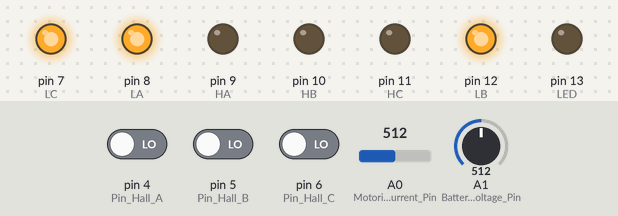
A sketch run on a simulated Arduino Uno, built with avr-gcc and run on an emulated ATmega328P. Parts: output pins drawn as LEDs (lit = HIGH). The test bench sets the inputs (shaded band); at power-on: pin 4 (Pin_Hall_A) LOW, pin 6 (Pin_Hall_C) LOW, pin 5 (Pin_Hall_B) LOW, A0 (Motorization_Current_Pin) = 512, A1 (Battery_Voltage_Pin) = 512. What the sketch prints to the serial monitor is not drawn.

Above: at 1.2 s.
1.3 s: pin 4 (Pin_Hall_A) driven HIGH
At 1.8 s:
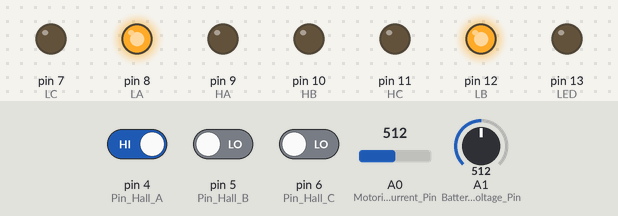
2.8 s: pin 6 (Pin_Hall_C) driven HIGH
At 4.1 s:
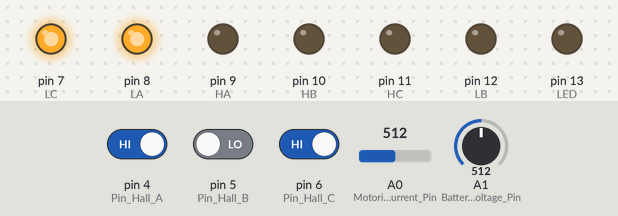
7.6 s: pin 5 (Pin_Hall_B) driven HIGH
At 7.9 s:
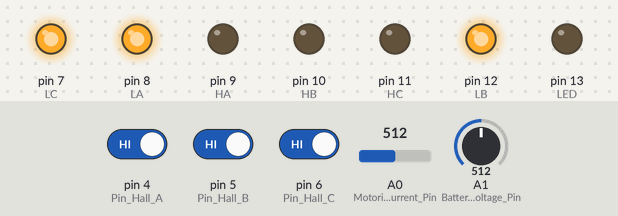
9.4 s: pin 4 (Pin_Hall_A) driven LOW
At 9.7 s:
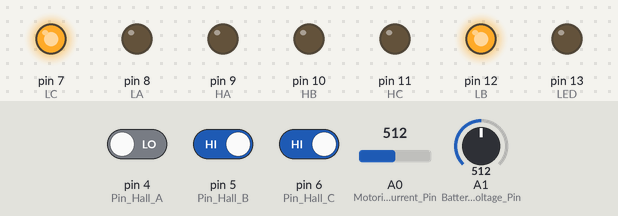
Timing chart, 0 to 11.9 s (numbered marks = the images above; inputs shaded):
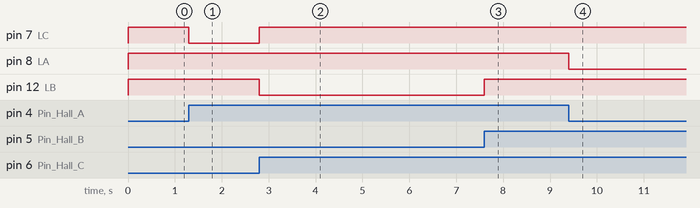

The sketch:

EBIKE.ino
```cpp
/*
  Blink
  Turns on an LED on for one second, then off for one second, repeatedly.

  Most Arduinos have an on-board LED you can control. On the UNO, MEGA and ZERO
  it is attached to digital pin 13, on MKR1000 on pin 6. LED_BUILTIN is set to
  the correct LED pin independent of which board is used.
*/
#include <SoftwareSerial.h>
#include "TimerOne.h"

int Message_Length=6; //length in bytes of the received messages

int LED = 13;
int Pin_Hall_A = 4;
int Pin_Hall_B = 5;
int Pin_Hall_C = 6;

int HA = 9;
int HB = 10;
int HC = 11;
int LA = 8;
int LB = 12;
int LC = 7;

int bluetoothTx = 2;  // TX-O pin of bluetooth mate, (greenwire)
int bluetoothRx = 3;  // RX-I pin of bluetooth mate, (bluewire)
SoftwareSerial bluetooth(bluetoothTx, bluetoothRx);
int PWM_From_BT = 0;

long Time_Tic = 0;
long Distance_Tic = 0;
int Last_Hall_A = 0;

float Raw_Distance = 0;
float Raw_Time = 0;
float Raw_Speed1 = 0;
float Raw_Speed2 = 0;
float Raw_Speed3 = 0;
float Raw_Speed4 = 0;
float Raw_Speed5 = 0;
float Raw_Speed6 = 0;
float Raw_Speed7 = 0;
float Raw_Speed8 = 0;
float Raw_Speed9 = 0;
float Raw_Speed10 = 0;

float Distance_Per_Tic=0.033/4.236;  //  m/distance_Tic
float Time_Per_Tic=0.000128;   //  second/time_Tic

float Distance = 0;
int Motorization_Current_Pin = A0;
int Battery_Voltage_Pin = A1;

int Motorization_Current_cmd = 0;
int mode_cmd=3;
int pwm_cmd=0;
int action_cmd=0;
int PWM_Motor;
int Inv_PWM_Motor;

int Position = 0; // Motor position state
int Last_Position = 0;
float Reg_Integrator=0;
long delay_1=0;


// the setup function runs once when you press reset or power the board
void setup() {
  // initialize digital pin LED_BUILTIN as an output.
  pinMode(LED, OUTPUT);
  pinMode(HA, OUTPUT);
  pinMode(HB, OUTPUT);
  pinMode(HC, OUTPUT);
  pinMode(LA, OUTPUT);
  pinMode(LB, OUTPUT);
  pinMode(LC, OUTPUT);
  Open_All_Gates();

  //Timer1.initialize(250);
  //Timer1.attachInterrupt(Update_Switch);

  TCCR0A = 0;     //setting timer0 for interrupts every 128us to update switch of MOSFET
  TIMSK0 = 2;
  OCR0A = 255;
  TCCR0B = 2;

  TCCR1A = 241;   //setting timer1 for pwm's
  OCR1A = 255;
  OCR1B = 255;
  TCCR1B = 9;

  TCCR2A = 243;   //setting timer2 for pwm
  OCR2A = 255;
  TCCR2B = 1;


  sei();

  Serial.begin(38400);

  bluetooth.begin(115200);  // The Bluetooth Mate defaults to 115200bps
  bluetooth.print("$");  // Print three times individually
  bluetooth.print("$");
  bluetooth.print("$");  // Enter command mode
  delay(100);  // Short delay, wait for the Mate to send back CMD
  bluetooth.println("U,9600,N");  // Temporarily Change the baudrate to 9600, no parity
  // 115200 can be too fast at times for NewSoftSerial to relay the data reliably
  bluetooth.begin(9600);  // Start bluetooth serial at 38400

}

ISR(TIMER0_COMPA_vect)
{
  Update_Switch();
}

// the loop function runs over and over again forever
void loop() {

  Raw_Distance=Distance_Tic;
  Distance_Tic=0;
  Raw_Time=Time_Tic;
  Time_Tic=0;
  Raw_Distance=Raw_Distance * Distance_Per_Tic;
  Raw_Time=Raw_Time * Time_Per_Tic;

  Raw_Speed1=Raw_Speed2;
  Raw_Speed2=Raw_Speed3;
  Raw_Speed3=Raw_Speed4;
  Raw_Speed4=Raw_Speed5;
  Raw_Speed5=Raw_Speed6;
  Raw_Speed6=Raw_Speed7;
  Raw_Speed7=Raw_Speed8;
  Raw_Speed8=Raw_Speed9;
  Raw_Speed9=Raw_Speed10;
  Raw_Speed10=Raw_Distance/Raw_Time;    //     [m/s]

  Distance = Distance + Raw_Distance;
  float Speed = ( Raw_Speed6 + Raw_Speed7 +  Raw_Speed8 +  Raw_Speed9 +  Raw_Speed10)/(5);
  float Acc= ((Raw_Speed10 + Raw_Speed9 + Raw_Speed8 + Raw_Speed7 + Raw_Speed6 )/5 - (Raw_Speed5 + Raw_Speed4 + Raw_Speed3 + Raw_Speed2 + Raw_Speed1 )/5)/(5*Raw_Time);

  float Motorization_Current=float(analogRead(Motorization_Current_Pin))*0.7*5/1024;
  float Battery_Voltage=float(analogRead(Battery_Voltage_Pin))*10*5/1024;

  Control_Loop(Motorization_Current); //generate PWM_Motor
  Inv_PWM_Motor=255-PWM_Motor;
  Actuation();

  Communication(Distance,Speed,Acc,Battery_Voltage,Motorization_Current);

  action_management();

  while (delay_1<390)               // wait for a 50 milli-second
  {digitalWrite(5,LOW);}

  delay_1=0;
  //delay(50);
}

void Update_Switch() {

  delay_1=delay_1+1;

  Position = Position_State();
  if (Position!=Last_Position)
  {Actuation();}
  Last_Position=Position;
}

int Position_State(){

  int New_Hall_A=digitalRead(Pin_Hall_A);

  if (Last_Hall_A != New_Hall_A)          //update of distance and time Tic
  {Distance_Tic = Distance_Tic+1;
   Last_Hall_A = New_Hall_A;
  }
  Time_Tic=Time_Tic+1;


  int D = 4*New_Hall_A+2*digitalRead(Pin_Hall_B)+digitalRead(Pin_Hall_C);

  if (D==1)
   {return 2;}
  if (D==2)
   {return 4;}
  if (D==3)
   {return 3;}
  if (D==4)
   {return 6;}
  if (D==5)
   {return 1;}
  if (D==6)
   {return 5;}
  if (D==0 || D==7)
   {return 0;}

}

void Actuation() {

  //Open_All_Gates();

  if (Position == 4)
  {
   if (Last_Position != 5 and Last_Position != 4)
   {Open_All_Gates();
    OCR1B=Inv_PWM_Motor; //HB ON
    TCNT1=0;
   }
   digitalWrite(LA,LOW);  //LA ON
   digitalWrite(LC,HIGH); //LC OFF
  }
  if (Position == 5)
  {
   if (Last_Position != 6 and Last_Position != 5)
   {Open_All_Gates();
    digitalWrite(LC,LOW);  //LC ON
   }

   OCR1B=Inv_PWM_Motor;  //HB ON
   TCNT1=0;
   OCR1A=255;  //HA OFF
   TCNT1=0;
  }
  if (Position == 6)
  {
   if (Last_Position != 1 and Last_Position != 6)
   {Open_All_Gates();
    OCR1A=Inv_PWM_Motor; //HA ON
    TCNT1=0;
   }

   digitalWrite(LC,LOW);  //LC ON
   digitalWrite(LB,HIGH); // LB OFF
  }
  if (Position == 1)
  {
   if (Last_Position != 2 and Last_Position != 1)
   {Open_All_Gates();
    digitalWrite(LB,LOW);  //LB ON
   }

    OCR1A=Inv_PWM_Motor; //HA ON
    TCNT1=0;
    OCR2A=255; //HC OFF
    TCNT2=0;
  }
  if (Position == 2)
  {
   if (Last_Position != 3 and Last_Position != 2)
   {Open_All_Gates();
    OCR2A=Inv_PWM_Motor; //HC ON
    TCNT2=0;
   }

   digitalWrite(LB,LOW); // LB ON
   digitalWrite(LA,HIGH);// LA OFF
  }
  if (Position == 3)
  {
   if (Last_Position != 4 and Last_Position != 3)
   {Open_All_Gates();
    digitalWrite(LA,LOW);// LA ON
   }

   OCR2A=Inv_PWM_Motor; //HC ON
   TCNT2=0;
   OCR1B=255; //HB OFF
   TCNT1=0;
  }

   if (Position == 0)
  {
   Open_All_Gates();
  }

}

void  Open_All_Gates() {
  OCR1A=255; //HA OFF
  OCR1B=255; //HB OFF
  TCNT1=0;
  OCR2A=255; //HC OFF
  TCNT2=0;
  digitalWrite(LA, HIGH); //LA OFF
  digitalWrite(LB, HIGH); //LB OFF
  digitalWrite(LC, HIGH); //LC OFF
}

void Control_Loop(float Motorization_Current) {

if (mode_cmd==1)
{
  PWM_Motor=pwm_cmd;
}

if (mode_cmd==2)
{
float Kp=10;
float Ki=0;
float tg = float(Motorization_Current_cmd)/100;
Reg_Integrator=Reg_Integrator+Ki*(tg-Motorization_Current);
float PWM_ = Kp*(tg-Motorization_Current)+127;
PWM_Motor = int(PWM_);
if (PWM_>255)
{PWM_Motor=255; }
if (PWM_<0)
{PWM_Motor=0; }
}

if (mode_cmd==3)
{
  PWM_Motor= PWM_From_BT;
}
}

void Communication(float Distance,float Speed,float Acc,float Battery_Voltage,float Motorization_Current) {

 while (Serial.available() > 4*Message_Length) {

   int trash=0;
   for (int u1=0; u1 <Message_Length; u1++)
   { trash = Serial.read(); }

 }

 if (Serial.available() > 2*Message_Length)
 {
  int Message_Tempo_Buffer[6] = {0,0,0,0,0,0};
  for (int i=0; i< Message_Length-1; i++)
  {Message_Tempo_Buffer[i] = Serial.read();}

   for (int y = 0; y < Message_Length; y++)
   {
    Message_Tempo_Buffer[y+ Message_Length-1] = Serial.read();

    if (Message_Tempo_Buffer[y] == 95 && Message_Tempo_Buffer[y + Message_Length - 1] == 222)
    {

     Analyse_Message(Message_Tempo_Buffer,y);

     break;
     }
    }

 }

 while (bluetooth.available()) // Read while data in BT buffer
  {
    PWM_From_BT = bluetooth.read();
  }

 //Motorization_Current_cmd = Serial.read();


Serial.write(95);   //Startbyte '_'

Serial.write(PWM_Motor);
Serial.write(Position);

long Distance_L = long(Distance*1000);
byte temp[4];
memcpy(temp, (unsigned char*) (&Distance_L), 4);
Serial.write(temp[3]);
Serial.write(temp[2]);
Serial.write(temp[1]);
Serial.write(temp[0]);

long Speed_L = long(Speed*1000);
memcpy(temp, (unsigned char*) (&Speed_L), 4);
Serial.write(temp[3]);
Serial.write(temp[2]);
Serial.write(temp[1]);
Serial.write(temp[0]);

long Acc_L = long(Acc*1000);
memcpy(temp, (unsigned char*) (&Acc_L), 4);
Serial.write(temp[3]);
Serial.write(temp[2]);
Serial.write(temp[1]);
Serial.write(temp[0]);

long Battery_Voltage_L = long(Battery_Voltage*1000);
memcpy(temp, (unsigned char*) (&Battery_Voltage_L), 4);
Serial.write(temp[3]);
Serial.write(temp[2]);
Serial.write(temp[1]);
Serial.write(temp[0]);

long Motorization_Current_L = long(Motorization_Current*1000);
memcpy(temp, (unsigned char*) (&Motorization_Current_L), 4);
Serial.write(temp[3]);
Serial.write(temp[2]);
Serial.write(temp[1]);
Serial.write(temp[0]);

Serial.write(Motorization_Current_cmd);
Serial.write(mode_cmd);


Serial.write(222);   //Stopbyte
}

void Analyse_Message(int Message_Tempo_Buffer[],int y)
{
  mode_cmd=Message_Tempo_Buffer[y+1];
  Motorization_Current_cmd=Message_Tempo_Buffer[y+2];
  pwm_cmd=Message_Tempo_Buffer[y+3];
  action_cmd=Message_Tempo_Buffer[y+4];

}

void action_management()
{
  if (action_cmd==147)
  {
    Distance=0;
    action_cmd=0;
  }

  if (action_cmd==12)
  {
    digitalWrite(LED, HIGH);
    action_cmd=0;
  }

  if (action_cmd==33)
  {
    digitalWrite(LED, LOW);
    action_cmd=0;
  }


}
```

Measured:
- after the input at 1.3 s, pin 7 (LC): HIGH → LOW at once
- after the input at 2.8 s, pin 7 (LC): LOW → HIGH at once; pin 12 (LB): HIGH → LOW at once
- after the input at 7.6 s, pin 12 (LB): LOW → HIGH at once
- after the input at 9.4 s, pin 8 (LA): HIGH → LOW at once
